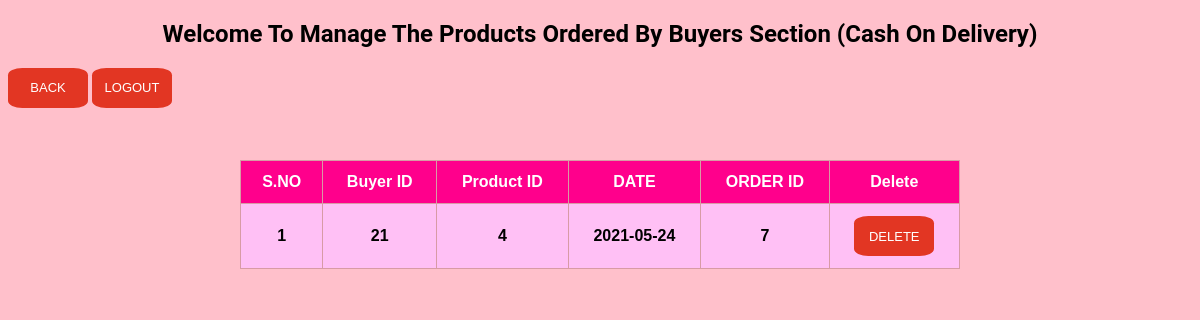
Before: /Admin/borders_view.php with the older database file.
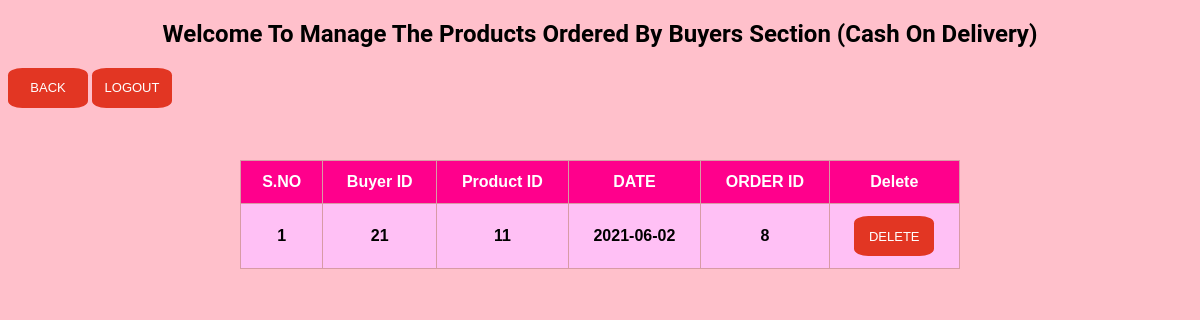
After: the same page with the newer database file.
### tables this page shows
CREATE TABLE `borders` (
  `bid` int(10) NOT NULL,
  `pid` int(10) NOT NULL,
  `dod` varchar(255) NOT NULL,
  `tid` int(10) NOT NULL,
  `oid` int(10) NOT NULL
);

### Admin/borders_view.php (the view, shortened to what this page needs)
<!DOCTYPE html>
<html>
<head>
</head>
<body>
<h2> Welcome To Manage The Products Ordered By Buyers Section (Cash On Delivery) </h2>
<a href="panel.php"><button class="btn2">Back</button></a>
<a href="logout.php"><button class="btn2">Logout</button></a>
<div class="form">
<table>
<thead>
<tr>
<th><strong>S.NO</strong></th>
<th><strong>Buyer ID</strong></th>
<th><strong>Product ID</strong></th>
<th><strong>DATE</strong></th>
<th><strong>ORDER ID</strong></th>
<th><strong>Delete</strong></th>
</tr>
</thead>
<tbody>
<?php
$con = mysqli_connect('localhost','root','');
mysqli_select_db($con, 'agroculture');
$count=1;
$sel_query="Select * from borders ";
$result= mysqli_query($con, $sel_query);
while($row=mysqli_fetch_assoc($result)){ ?>
<tr>
<td data-label="S.NO" align="center"><?php echo $count; ?> </td>
<td data-label="Buyer ID" align="center"><?php echo $row["bid"]; ?> </td>
<td data-label="Product ID" align="center"><?php echo $row["pid"]; ?> </td>
<td data-label="DATE" align="center"><?php echo $row["dod"]; ?> </td>
<td data-label="ORDER ID" align="center"><?php echo $row["tid"]; ?> </td>
<td data-label="Delete" align="center"><a href="bodelete.php?oid=<?php echo $row['oid']; ?> "><button class="btn2">Delete</button></a></td>
</tr>
<?php $count++; } ?>
</tbody>
</table>
</div>
</body>
</html>

Changed rows visible on the page:
removed borders: bid "21", pid "4", dod "2021-05-24", tid "7"
added borders: bid "21", pid "11", dod "2021-06-02", tid "8"
